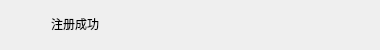
<?xml version="1.0" encoding="UTF-8"?>
<ui version="4.0">
 <class>MessageSuccess</class>
 <widget class="QWidget" name="MessageSuccess">
  <property name="geometry">
   <rect>
    <x>0</x>
    <y>0</y>
    <width>380</width>
    <height>50</height>
   </rect>
  </property>
  <property name="windowTitle">
   <string>Form</string>
  </property>
  <widget class="QLabel" name="label">
   <property name="geometry">
    <rect>
     <x>18</x>
     <y>15</y>
     <width>20</width>
     <height>20</height>
    </rect>
   </property>
   <property name="text">
    <string/>
   </property>
   <property name="pixmap">
    <pixmap resource="../resource/qrc/loginQrc.qrc">:/message/img/success.png</pixmap>
   </property>
  </widget>
  <widget class="QLabel" name="label_2">
   <property name="geometry">
    <rect>
     <x>51</x>
     <y>16</y>
     <width>281</width>
     <height>16</height>
    </rect>
   </property>
   <property name="font">
    <font>
     <family>思源黑体 CN</family>
     <pointsize>9</pointsize>
    </font>
   </property>
   <property name="text">
    <string>注册成功</string>
   </property>
  </widget>
  <widget class="QLabel" name="label_3">
   <property name="geometry">
    <rect>
     <x>350</x>
     <y>20</y>
     <width>10</width>
     <height>10</height>
    </rect>
   </property>
   <property name="text">
    <string/>
   </property>
   <property name="pixmap">
    <pixmap resource="../resource/qrc/loginQrc.qrc">:/message/img/close.png</pixmap>
   </property>
  </widget>
 </widget>
 <resources>
  <include location="../resource/qrc/loginQrc.qrc"/>
 </resources>
 <connections/>
</ui>
